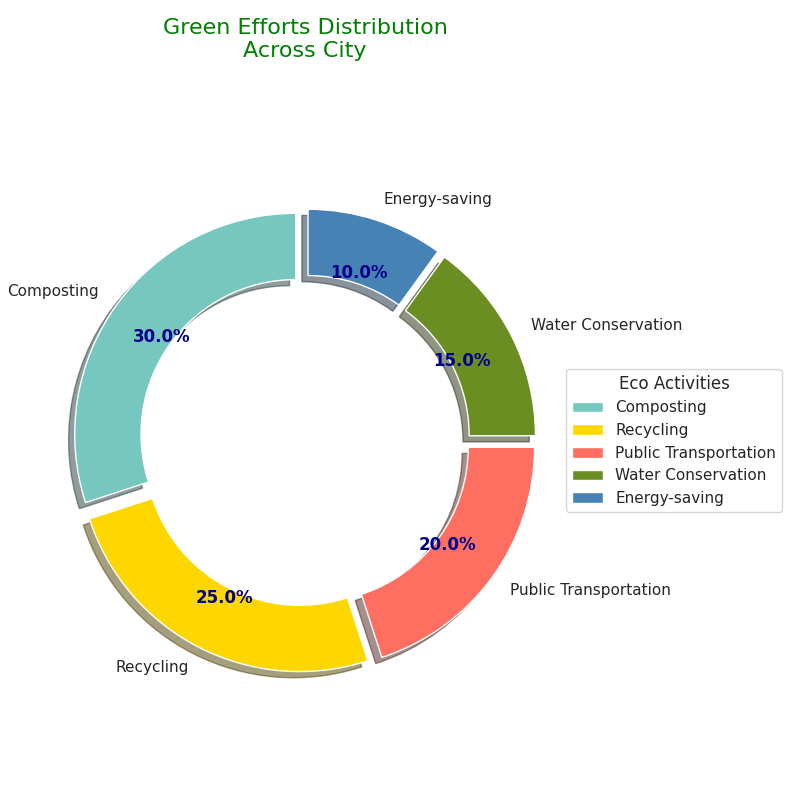

The script that drew this image:
import matplotlib.pyplot as plt

# Data representing the sustainability practices in Greentown
practices = ['Composting', 'Recycling', 'Public Transportation', 'Water Conservation', 'Energy-saving']
percentages = [30, 25, 20, 15, 10]
colors = ['#76C7C0', '#FFD700', '#FF6F61', '#6B8E23', '#4682B4']

# Plotting the donut pie chart
fig, ax = plt.subplots(figsize=(8, 8))
wedges, texts, autotexts = ax.pie(
    percentages,
    colors=colors,
    startangle=90,
    labels=practices,
    autopct='%1.1f%%',
    pctdistance=0.75,
    wedgeprops=dict(width=0.3),
    shadow=True,
    explode=(0.05, 0.05, 0.05, 0.05, 0.05)
)

centre_circle = plt.Circle((0, 0), 0.55, fc='white')
fig.gca().add_artist(centre_circle)

ax.axis('equal')

# Title and legend
plt.title('Green Efforts Distribution\nAcross City', size=16, color='green', loc='center', pad=30)
plt.legend(wedges, practices, title='Eco Activities', loc='center left', bbox_to_anchor=(1, 0, 0.5, 1))

for autotext in autotexts:
    autotext.set_color('darkblue')
    autotext.set_weight('bold')

plt.tight_layout()

plt.show()
